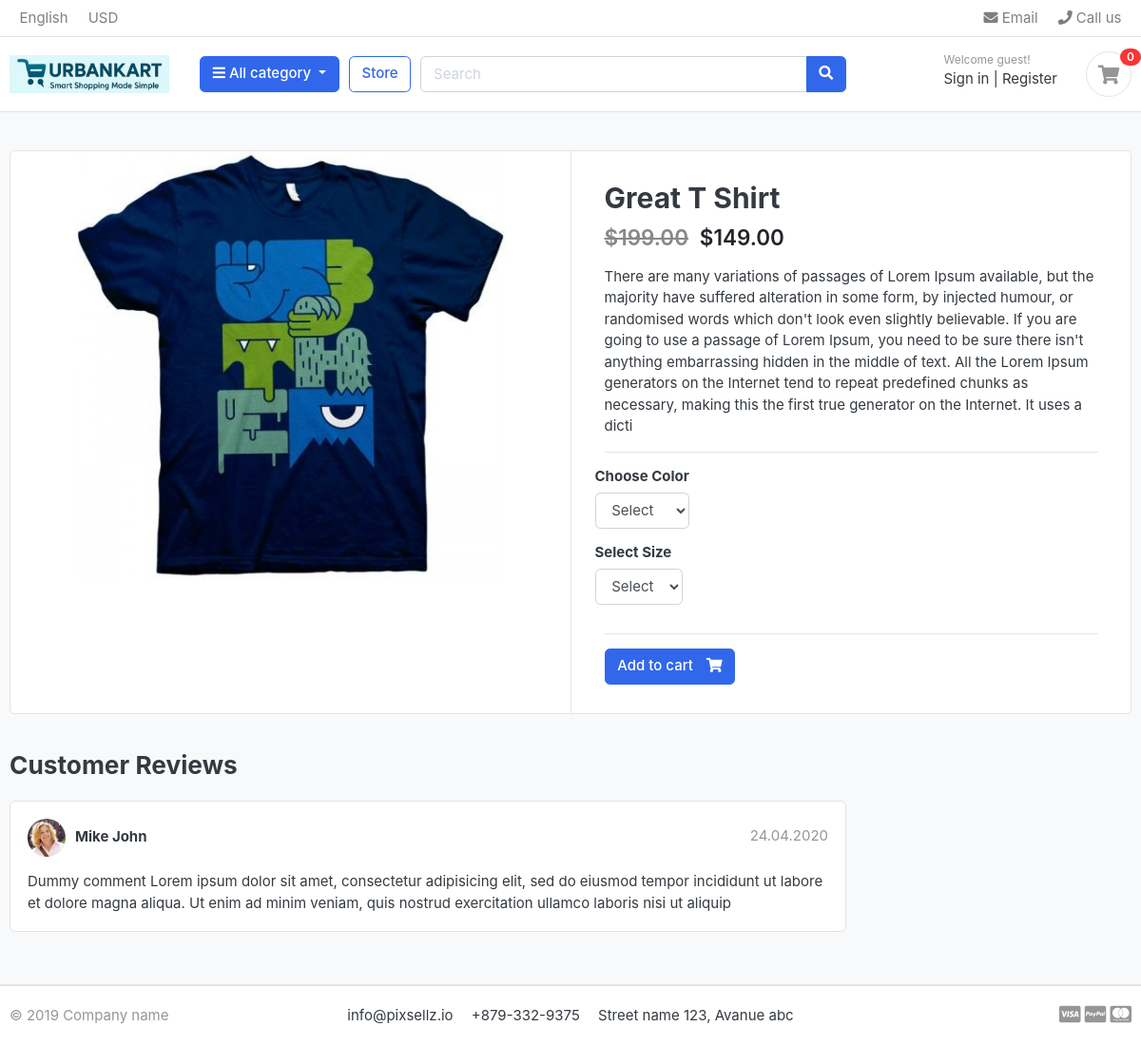
Page /store/category/t-shirt/great-t-shirt/ on the earlier database version.
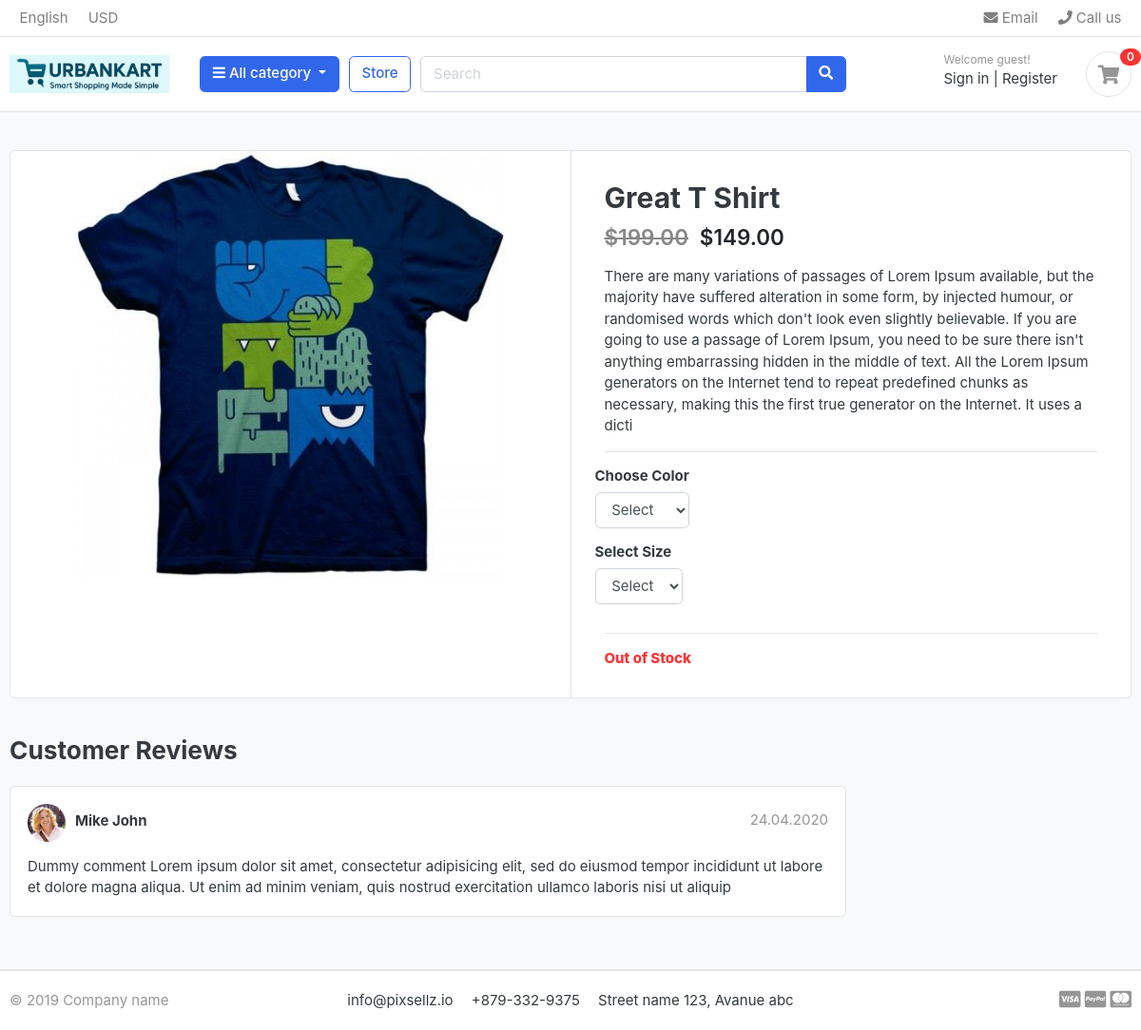
Same page on the later database version.
### store/views.py (the view)
# urls.py: path('category/<slug:category_slug>/<slug:product_slug>/', views.product_detail, name='product_detail'),
def product_detail(request, category_slug, product_slug):
    try:
        single_product = Product.objects.get(category__slug=category_slug, slug=product_slug)
        in_cart = CartItem.objects.filter(cart__cart_id=_cart_id(request), product=single_product).exists()
    except Exception as e:
        raise e
    context = {
        'single_product': single_product,
        'in_cart': in_cart,
    }
    return render(request, 'store/product_detail.html', context)

### carts/context_processors.py (called while the page is built)
def counter(request):
    cart_count = 0
    if 'admin' in request.path:
        return {}
    else:
        try:
            cart = Cart.objects.filter(cart_id=_cart_id(request)).first()
            if cart:
                cart_items = CartItem.objects.filter(cart=cart)
                for cart_item in cart_items:
                    cart_count += cart_item.quantity
        except Cart.DoesNotExist:
            cart_count = 0
    return dict(cart_count=cart_count)

### carts/views.py (called while the page is built)
def _cart_id(request):
    cart_id = request.session.session_key
    if not cart_id:
        cart_id = request.session.create()
    return cart_id

### category/context_processors.py (called while the page is built)
def menu_links(request):
    links=Category.objects.all()
    return dict(links=links)

### category/models.py (called while the page is built)
    def get_category_url(self):
        return reverse('products_by_category', args=[self.slug])

### store/models.py (called while the page is built)
    @property
    def old_price(self):
        rounded_price = round((self.price * 1.25) / 50) * 50
        return rounded_price - 1

    def colors(self):
        return super(VariationManager, self).filter(variation_category='color', is_active=True)

    def sizes(self):
        return super(VariationManager, self).filter(variation_category='size', is_active=True)

### ecom/templates/store/product_detail.html (shortened to what this page needs)
{% extends 'ecom/base.html' %}
{% load static %}
{% block content %}
<section class="section-content padding-y bg">
<div class="container">
<div class="card">
	<div class="row no-gutters">
		<aside class="col-md-6">
<article class="gallery-wrap">
	<div class="img-big-wrap">
	   <a href="#"><img src="{{single_product.images.url}}"></a>
	</div>
</article>
		</aside>
		<main class="col-md-6 border-left">
		<form action='{% url 'carts:add_to_cart' single_product.id %}' method="post">
			<article class="content-body">
			<h2 class="title">{{ single_product.product_name }}</h2>
			<div class="mb-3">
				<del class="price h4" style="color: #888;">${{ single_product.old_price|floatformat:2 }}</del>
				<var class="price h4 ml-2">${{ single_product.price|floatformat:2 }}</var>
			</div>
			<p>{{ single_product.description }}</p>
			<hr>
				<div class="row">
					<div class="item-option-select">
						<h6>Choose Color</h6>
						<select name="color" class='form-control' required>
							<option value="" disabled selected>Select</option>
						</select>
					</div>
				</div>
				<div class="row">
					<div class="item-option-select">
						<h6>Select Size</h6>
						<select name="size" class='form-control' required>
							<option value="" disabled selected>Select</option>
						</select>
					</div>
				</div>
				<hr>
				{% if single_product.stock <= 0 %}
					<span class="text-danger" style="font-weight: 800;">
						Out of Stock
					</span>
				{% else %}
					<button type="submit" class="btn  btn-primary"> <span class="text">Add to cart</span> <i class="fas fa-shopping-cart"></i>  </button>
				{% endif %}
			</article>
		</form>
		</main>
	</div>
</div>
<br>
<div class="row">
			<div class="col-md-9">
	<header class="section-heading">
		<h3>Customer Reviews </h3>
	</header>
	<article class="box mb-3">
		<div class="icontext w-100">
			<img src="{% static 'images/avatars/avatar1.jpg' %}" class="img-xs icon rounded-circle">
			<div class="text">
				<span class="date text-muted float-md-right">24.04.2020 </span>
				<h6 class="mb-1">Mike John </h6>
			</div>
		</div>
		<div class="mt-3">
			<p>
				Dummy comment Lorem ipsum dolor sit amet, consectetur adipisicing elit, sed do eiusmod
				tempor incididunt ut labore et dolore magna aliqua. Ut enim ad minim veniam,
				quis nostrud exercitation ullamco laboris nisi ut aliquip
			</p>
		</div>
	</article>
	</div>
</div>
</div>
</section>
 {% endblock %}

Differences in the rows shown:
changed Product "Great T Shirt": stock 150 → 0 (drawn)
Other differences:
text no longer shown: "Add to cart"
text now shown: "Out of Stock"
